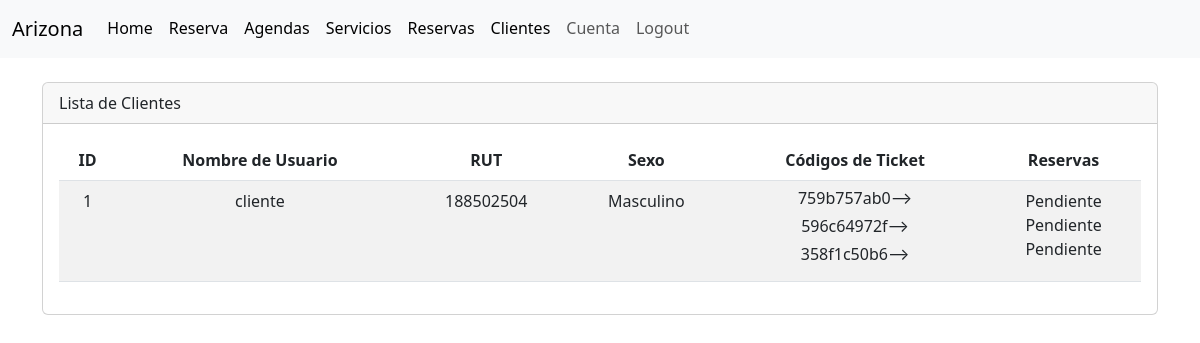
The app's page /cliente/list/ (signed in), older data.
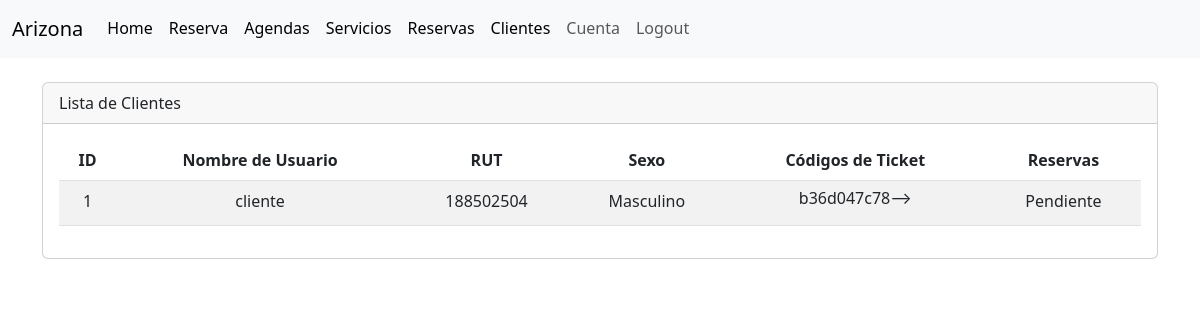
The same page, newer data.
### cliente/models.py (models this page shows, shortened)
class Cliente(models.Model):
    SEXO = [
        ('F', 'Femenino'),
        ('M', 'Masculino'),
    ]
    user = models.OneToOneField(
        'accounts.User',
        verbose_name='Usuario',
        on_delete=models.CASCADE
    )
    rut = models.CharField(max_length=10)
    sexo = models.CharField(max_length=10, choices=SEXO)

class Ticket(models.Model):
    cliente = models.ForeignKey(Cliente, on_delete=models.CASCADE)
    codigo = models.CharField(max_length=10)
    fecha_envio = models.DateTimeField(auto_now_add=True)
    reserva = models.ForeignKey(Reserva, on_delete=models.CASCADE)

class Reserva(models.Model):
    cliente = models.ForeignKey(Cliente, on_delete=models.CASCADE)
    agenda = models.ForeignKey(Agenda, on_delete=models.CASCADE)
    dia = models.DateField()
    ESTADO_CHOICES = [
        ('disponible', 'Disponible'),
        ('pendiente', 'Pendiente'),
        ('finalizada', 'Finalizada'),
    ]
    estado = models.CharField(max_length=20, choices=ESTADO_CHOICES, default='disponible')
    class Meta:
        unique_together = ('agenda', 'cliente', 'dia')

### accounts/models.py (models this page shows, shortened)
class User(AbstractBaseUser, PermissionsMixin):
    id = models.AutoField(primary_key=True, unique=True)
    username = models.CharField(
        'Usuario', max_length=30, unique=True, validators=[
            validators.RegexValidator(
                re.compile('^[\w.@+-]+$'),
                'ingrese un nombre de usuario valido '
                'Este valor debe contener solo letras, números '
                'excepto: @/./+/-/_.',
                'invalid'
            )
        ],
        help_text='Un nombre corto que sera usado'+
                  ' para identificarlo de forma unica en la plataforma.'
    )
    name = models.CharField('Nombre', max_length=20)
    apellidos = models.CharField('Apellidos', max_length=30)
    email = models.EmailField('Email', unique=True)
    is_staff = models.BooleanField('Admin', default=False)
    is_active = models.BooleanField('Ativo', default=True)
    date_joined = models.DateTimeField('Data de Entrada', auto_now_add=True)
    roles = models.ForeignKey(Rol, on_delete=models.CASCADE, blank=True, null=True)
    USERNAME_FIELD = 'username'
    REQUIRED_FIELDS = ['email']
    objects = CustomUserManager()
    class Meta:
        verbose_name = 'Usuario'
        verbose_name_plural = 'Usuarios'

### cliente/views.py (the view)
# urls.py: path('list/', views.cliente_list, name='cliente_list'),
@login_required
def cliente_list(request):
    cliente_role, created = Rol.objects.get_or_create(nombre='cliente')
    clientes = Cliente.objects.filter(user__roles=cliente_role)
    context = {'clientes': clientes}
    return render(request, 'cliente/listar.html', context)

### servicio/models.py (called while the page is built)
    def __str__(self):
        return self.nombre

    def __str__(self):
        return f'Cancha {self.numeracion}'

    def __str__(self):
        return f'{self.hora_inicio.strftime("%I:%M %p")} - {self.hora_fin.strftime("%I:%M %p")}'

### cliente/templates/cliente/listar.html (shortened to what this page needs)
{% extends "layout.html" %}
{% load static %}
{% load humanize %}
{% block container %}
<div class="container">
  <br>
  <div class="card">
    <div class="card-header">
      Lista de Clientes
    </div>
    <div class="card-body">
      <div class="table-responsive text-center">
        <table class="table table-striped table-hover">
          <thead>
            <tr>
              <th>ID</th>
              <th>Nombre de Usuario </th>
              <th>RUT</th>
              <th>Sexo</th>
              <th>Códigos de Ticket</th>
              <th>Reservas</th>
            </tr>
          </thead>
          <tbody>
            {% for cliente in clientes %}
            <tr>
              <td>{{ cliente.id }}</td>
              <td>{{ cliente.user.username }}</td>
              <td>{{ cliente.rut }}</td>
              <td>{{ cliente.get_sexo_display }}</td>
              <td>
                {% for ticket in cliente.ticket_set.all %}
                <a class="btn ticket-modal-button" data-target="#ticketModal{{ ticket.codigo }}" data-toggle="modal"
                  style="margin-top: -10px;">{{ ticket.codigo }}&#10230;</a><br>
                {% endfor %}
              </td>
              <td>
                {% for reserva in cliente.reserva_set.all %}
                {{ reserva.get_estado_display }}<br>
                {% endfor %}
              </td>
            </tr>
            {% endfor %}
          </tbody>
        </table>
      </div>
    </div>
  </div>
</div>
{% endblock %}

Row changes from the older to the newer data that the page shows:
removed Ticket: codigo "759b757ab0"
removed Ticket: codigo "596c64972f"
removed Ticket: codigo "358f1c50b6"
removed Reserva: estado "Pendiente"
removed Reserva: estado "Pendiente"
added Ticket: codigo "b36d047c78"
